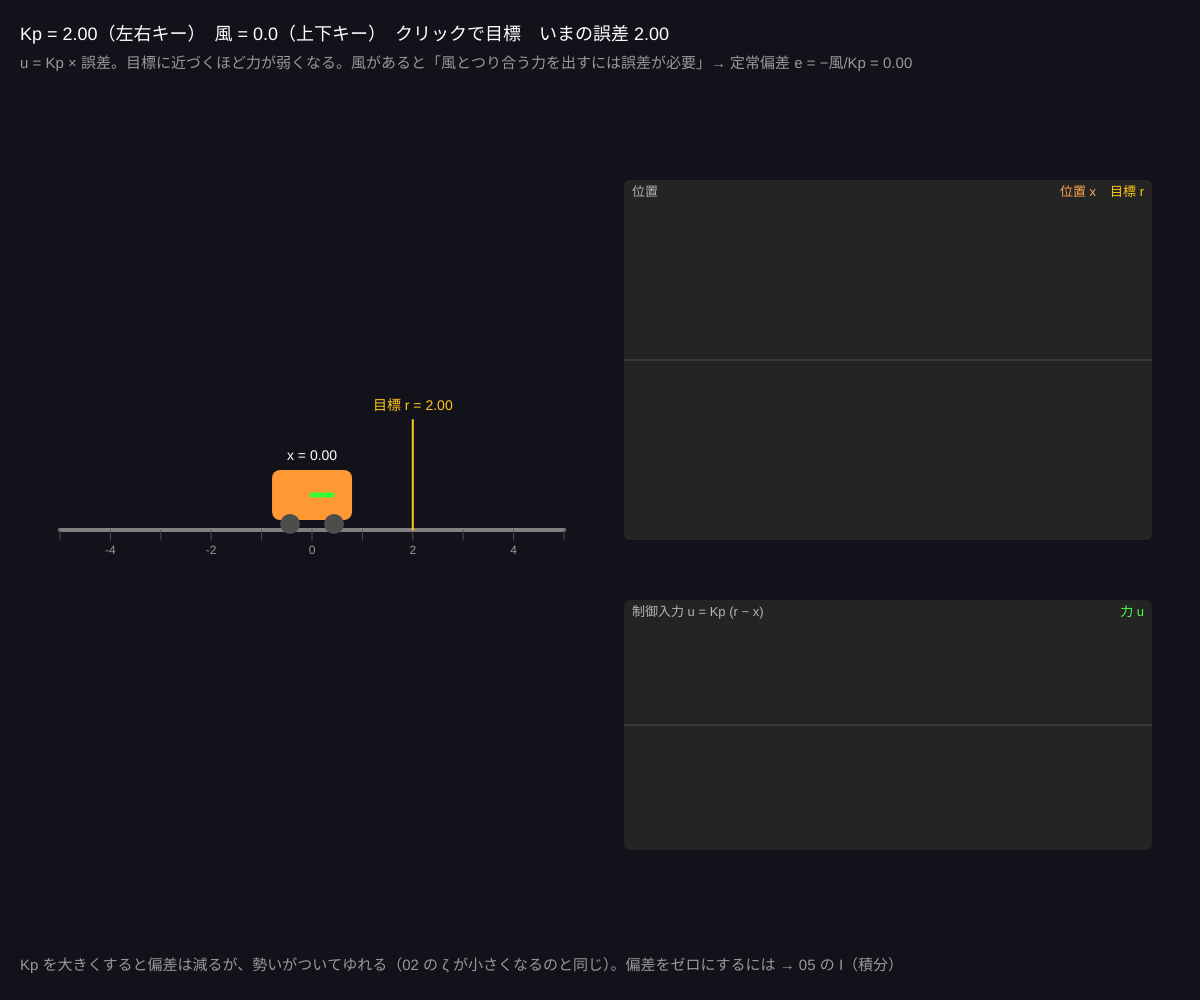
Frame 1 (no input)
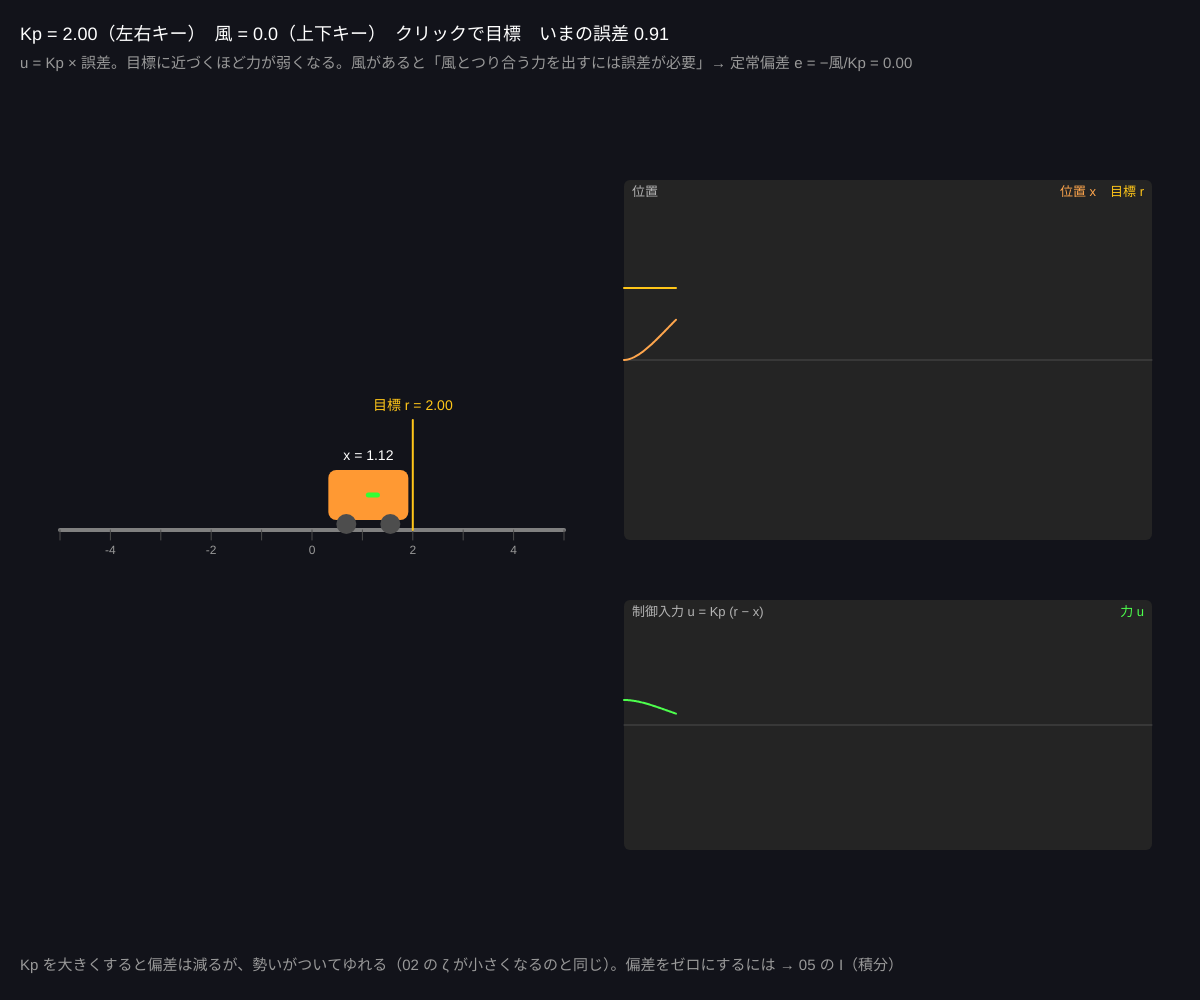
Frame 60 (no input)
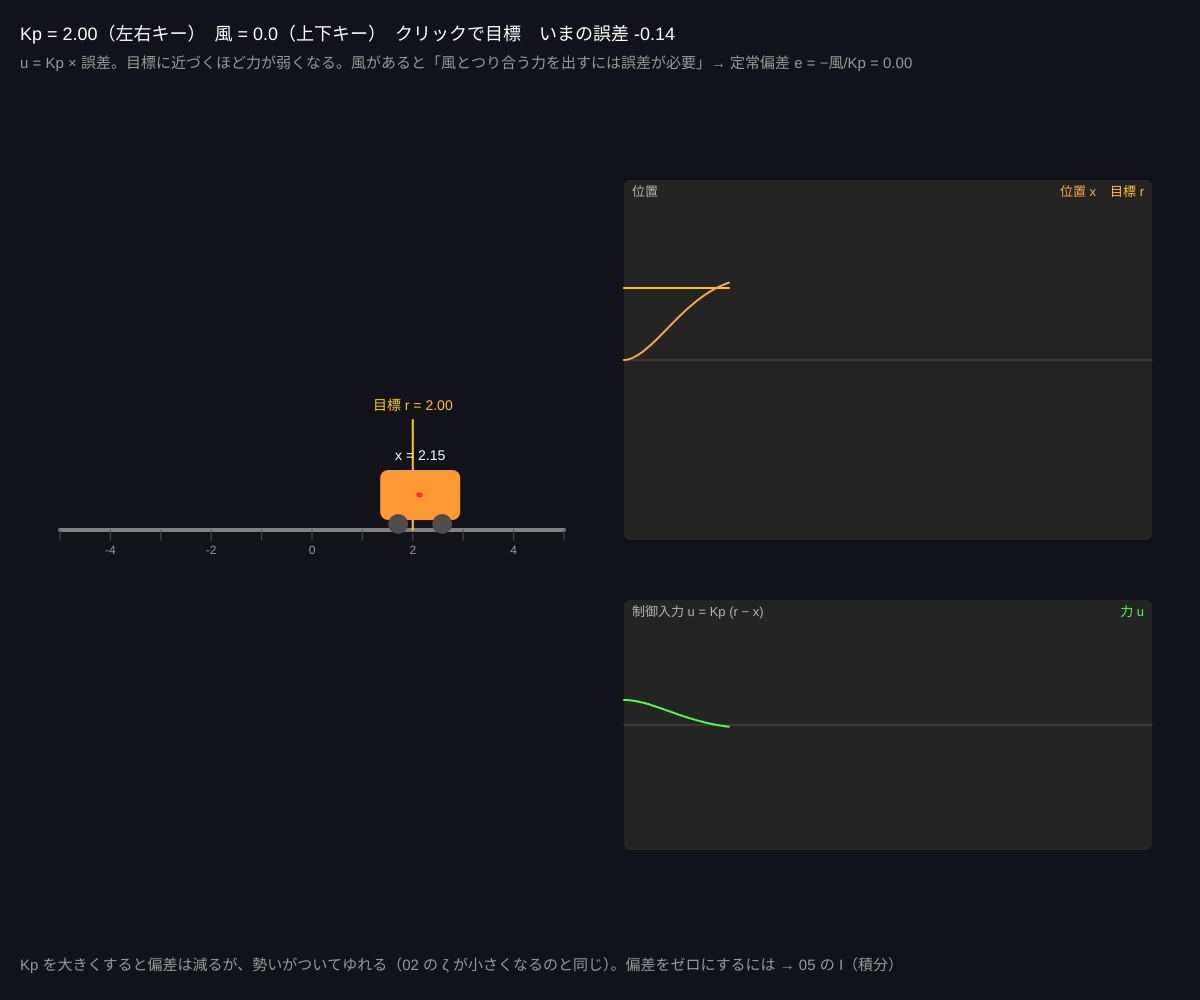
Frame 120 (the mouse pressed at the canvas centre since frame 60)

The p5.js sketch that drew these frames (run headless with seeded random() and noise() and a simulated clock; from frame 60 on, the mouse is pressed at the canvas centre):

// p5.js sketch
// ── sketch.js
// ============================================
// 04 P 制御（比例制御）
// 台車を目標の位置まで動かす。「ずれ（誤差）に比例した力」を出すだけの制御
//   u = Kp × (目標 − いまの位置)
//   風（一定の外乱）が吹くと、ずれが残ったまま止まる = 定常偏差
// クリック = 目標の位置 / 左右キー = Kp / 上下キー = 風の強さ
// ============================================

let Kp = 2.0; // ★ 比例ゲイン
let wind = 0; // ★ 一定の外乱（風の力）
let m = 1, c = 1.5; // 台車の質量と摩擦
let umax = 20; // ★ モーターの最大の力

let x = 0, v = 0, r = 2, u = 0;
let HIST = 600, dt = 1 / 60;
let hX = [], hR = [], hU = [];
let railY, railX0, railX1, scaleX;

function setup() {
  createCanvas(windowWidth, windowHeight);
  colorMode(HSB, 360, 100, 100, 100);
}

function draw() {
  background(230, 30, 10);
  railY = height * 0.5; railX0 = width * 0.05; railX1 = width * 0.47; scaleX = (railX1 - railX0) / 10;

  // ★ P 制御：誤差に比例した力
  let e = r - x;
  u = constrain(Kp * e, -umax, umax);
  // 台車の運動：m x'' = u − c x' + 風
  for (let k = 0; k < 2; k++) {
    let a = (u - c * v + wind) / m;
    v += a * dt / 2;
    x += v * dt / 2;
  }
  x = constrain(x, -5, 5); v = constrain(v, -50, 50);
  pushHist(hX, x); pushHist(hR, r); pushHist(hU, u);

  // ---- レールと台車
  stroke(0, 0, 50); strokeWeight(4); line(railX0, railY + 30, railX1, railY + 30);
  stroke(0, 0, 30); strokeWeight(1);
  for (let i = -5; i <= 5; i++) { line(wx(i), railY + 30, wx(i), railY + 40); }
  noStroke(); fill(0, 0, 60); textSize(12); textAlign(CENTER);
  for (let i = -4; i <= 4; i += 2) text(i, wx(i), railY + 54);
  // 目標
  stroke(45, 90, 100); strokeWeight(2); line(wx(r), railY - 80, wx(r), railY + 30);
  noStroke(); fill(45, 90, 100); textSize(14); text('目標 r = ' + nf(r, 1, 2), wx(r), railY - 90);
  // 風
  if (abs(wind) > 0.01) {
    stroke(200, 50, 100, 70); strokeWeight(2);
    for (let i = 0; i < 4; i++) {
      let yy = railY - 60 + i * 25, len = wind * 12;
      let x0 = wind > 0 ? railX0 + 20 + i * 15 : railX1 - 20 - i * 15;
      line(x0, yy, x0 + len, yy);
      line(x0 + len, yy, x0 + len - 6 * Math.sign(wind), yy - 5);
      line(x0 + len, yy, x0 + len - 6 * Math.sign(wind), yy + 5);
    }
  }
  // 台車
  let cx = wx(x);
  noStroke(); fill(30, 80, 100);
  rect(cx - 40, railY - 30, 80, 50, 8);
  fill(0, 0, 30); circle(cx - 22, railY + 24, 20); circle(cx + 22, railY + 24, 20);
  // 力の矢印
  stroke(u > 0 ? 120 : 0, 80, 100); strokeWeight(5);
  line(cx, railY - 5, cx + u * 5, railY - 5);
  noStroke(); fill(0, 0, 100); textSize(14); textAlign(CENTER);
  text('x = ' + nf(x, 1, 2), cx, railY - 40);
  textAlign(LEFT, BASELINE);

  // ---- グラフ
  let gx = width * 0.52, gw = width * 0.44;
  drawPlot(gx, height * 0.18, gw, height * 0.36, [{ data: hR, hue: 45, sat: 90, name: '目標 r' }, { data: hX, hue: 30, name: '位置 x' }], -5, 5, '位置');
  drawPlot(gx, height * 0.6, gw, height * 0.25, [{ data: hU, hue: 120, name: '力 u' }], -umax, umax, '制御入力 u = Kp (r − x)');

  let ess = -wind / Kp;
  noStroke();
  fill(0, 0, 100);
  textSize(18);
  text('Kp = ' + nf(Kp, 1, 2) + '（左右キー）　風 = ' + nf(wind, 1, 1) + '（上下キー）　クリックで目標　いまの誤差 ' + nf(e, 1, 2), 20, 40);
  fill(0, 0, 60);
  textSize(15);
  text('u = Kp × 誤差。目標に近づくほど力が弱くなる。風があると「風とつり合う力を出すには誤差が必要」→ 定常偏差 e = −風/Kp = ' + nf(ess, 1, 2), 20, 68);
  text('Kp を大きくすると偏差は減るが、勢いがついてゆれる（02 の ζ が小さくなるのと同じ）。偏差をゼロにするには → 05 の I（積分）', 20, height - 30);
}

function wx(xw) { return map(xw, -5, 5, railX0, railX1); }

function mousePressed() {
  if (mouseX < railX1 + 20 && mouseY > railY - 150 && mouseY < railY + 80) r = constrain(map(mouseX, railX0, railX1, -5, 5), -4.5, 4.5);
}
function keyPressed() {
  if (key === RIGHT_ARROW) Kp = min(Kp * 1.3, 50);
  if (key === LEFT_ARROW) Kp = max(Kp / 1.3, 0.2);
  if (key === UP_ARROW) wind = min(wind + 1, 5);
  if (key === DOWN_ARROW) wind = max(wind - 1, -5);
}

// ---------- やってみよう ----------
// 1. 風 0 で Kp を 0.5 → 2 → 10 → 30 と上げる。速くなる？ ゆれる？
// 2. 風を 3 にする。Kp を上げると偏差は減るが、ゼロにはならないことを確かめる
// 3. umax（力の上限）を 3 にすると何が起きる？（飽和）
// 4. 摩擦 c を 0 にすると、Kp をどう選んでもゆれ続ける（減衰なし → D 制御が必要）


// ==================================================
// ここから下は「グラフを描く道具」です
// ==================================================
function pushHist(arr, v) {
  arr.push(isFinite(v) ? v : 0);
  if (arr.length > HIST) arr.shift();
}
// 時間プロット：枠 (x, y, w, h) に series = [{data, hue, name}] を描く（縦の範囲 lo〜hi）
function drawPlot(x, y, w, h, series, lo, hi, title) {
  noStroke(); fill(0, 0, 14); rect(x, y, w, h, 6);
  stroke(0, 0, 30); strokeWeight(1);
  let y0 = map(0, lo, hi, y + h, y);
  if (y0 > y && y0 < y + h) line(x, y0, x + w, y0);
  for (let s of series) {
    stroke(s.hue, s.sat === undefined ? 70 : s.sat, 100); strokeWeight(s.weight || 2); noFill();
    beginShape();
    for (let i = 0; i < s.data.length; i++) vertex(map(i, 0, HIST - 1, x, x + w), map(constrain(s.data[i], lo, hi), lo, hi, y + h, y));
    endShape();
  }
  noStroke(); fill(0, 0, 70); textSize(13); textAlign(LEFT, TOP);
  text(title, x + 8, y + 6);
  let lx = x + w - 8; textAlign(RIGHT, TOP);
  for (let s of series) { fill(s.hue, s.sat === undefined ? 70 : s.sat, 100); text(s.name, lx, y + 6); lx -= textWidth(s.name) + 14; }
  textAlign(LEFT, BASELINE);
}
